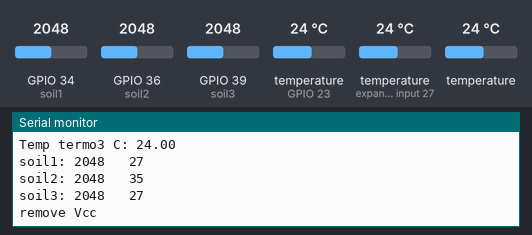
A sketch run on a simulated ESP32. Shown: the last lines printed to the serial monitor. The test bench sets the inputs (shaded band); at power-on: temperature (sensors on GPIO 23, expander input 27) 24 °C, temperature 24 °C, GPIO 34 (soil1) = 2048, GPIO 36 (soil2) = 2048, GPIO 39 (soil3) = 2048.

Above: at 9.2 s.
9.3 s: temperature (sensor on GPIO 23) set to 12 °C
At 11.0 s:
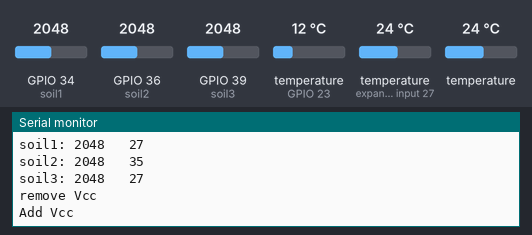
16.3 s: temperature (sensor on expander input 27) set to 12 °C
At 18.86 s:
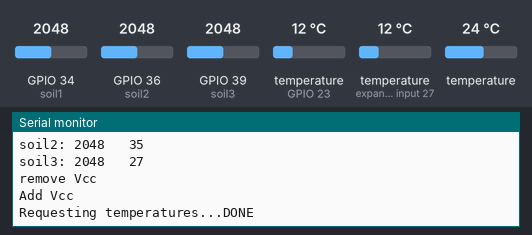
23.3 s: temperature (sensor 223) set to 12 °C
At 25.5 s:
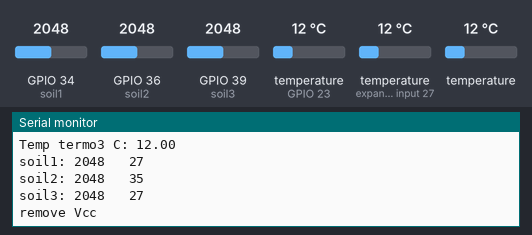
30.3 s: GPIO 34 (soil1) set to 2866
At 32.0 s:
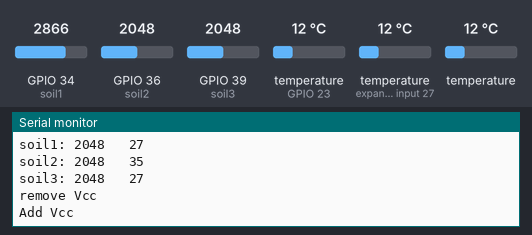
37.3 s: GPIO 36 (soil2) set to 2866
At 40.4 s:
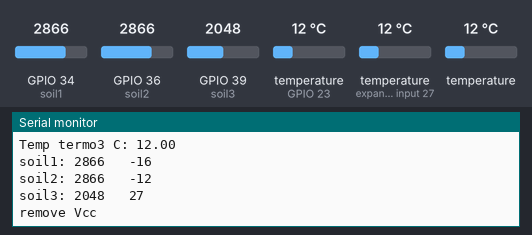
44.3 s: GPIO 39 (soil3) set to 2866
At 46.6 s:
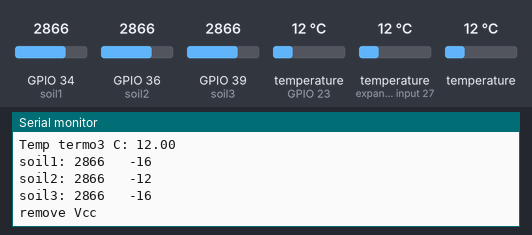
Timing chart, 0 to 48.1 s (numbered marks = the images above; inputs shaded):
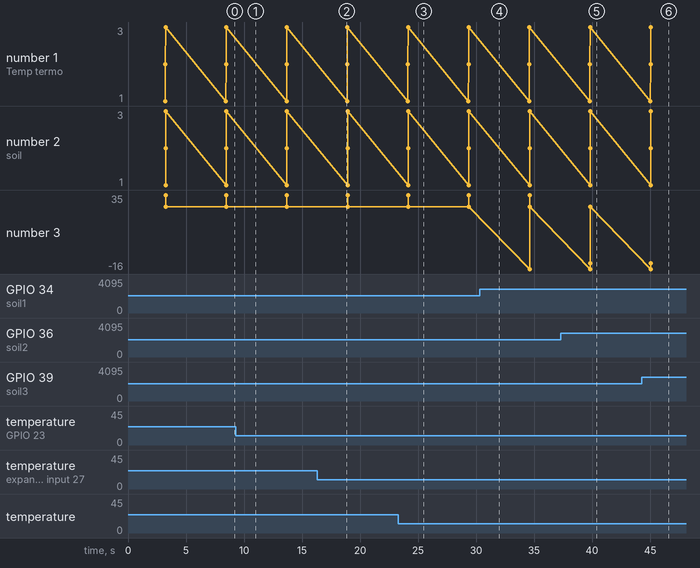

The sketch:

onewire_soil.ino
```cpp
// Include the libraries we need
#include <OneWire.h>
#include <DallasTemperature.h>
#include <Wire.h>


// Data wire is plugged into port 2 on the Arduino
#define ONE_WIRE_BUS 23

#define soil1 34
#define soil2 36
#define soil3 39

// Setup a oneWire instance to communicate with any OneWire devices (not just Maxim/Dallas temperature ICs)
OneWire oneWire(ONE_WIRE_BUS);

// Pass our oneWire reference to Dallas Temperature.
DallasTemperature sensors(&oneWire);

// arrays to hold device address
DeviceAddress termo1 = { 0x28, 0xAD, 0x1B, 0x46, 0xD4, 0x4D, 0x17, 0x66 };  // closest
DeviceAddress termo2 = { 0x28, 0x0E, 0xE5, 0x6A, 0x00, 0x00, 0x00, 0x8E };  // middle
DeviceAddress termo3 = { 0x28, 0xBE, 0x62, 0x6B, 0x00, 0x00, 0x00, 0x9C };  // farthest

/*
 * Setup function. Here we do the basics
 */
void setup(void) {
  Serial.begin(115200);


  Serial.println("Dallas Temperature IC Control Library Demo");

  // locate devices on the bus
  Serial.print("Locating devices...");
  sensors.begin();
  Serial.print("Found ");
  Serial.print(sensors.getDeviceCount(), DEC);
  Serial.println(" devices.");

  // show the addresses we found on the bus
  Serial.print("termo1 Address: ");
  printAddress(termo1);
  Serial.println();

  Serial.print("termo2 Address: ");
  printAddress(termo2);
  Serial.println();

  Serial.println("termo3 Address: ");
  printAddress(termo3);
  Serial.println();

  // set the resolution to 9 bit (Each Dallas/Maxim device is capable of several different resolutions)
  sensors.setResolution(termo1, 10);
  sensors.setResolution(termo2, 10);
  sensors.setResolution(termo3, 10);

  Serial.print("Device 0 Resolution: ");
  Serial.print(sensors.getResolution(termo1), DEC);
  Serial.println();
}

// function to print the temperature for a device
void printTemperature(DeviceAddress deviceAddress) {
  // method 1 - slower
  //Serial.print("Temp C: ");
  //Serial.print(sensors.getTempC(deviceAddress));
  //Serial.print(" Temp F: ");
  //Serial.print(sensors.getTempF(deviceAddress)); // Makes a second call to getTempC and then converts to Fahrenheit

  // method 2 - faster
  float tempC = sensors.getTempC(deviceAddress);
  if (tempC == DEVICE_DISCONNECTED_C) {
    Serial.println("Error: Could not read temperature data");
    return;
  }
  Serial.println(tempC,2);
}
/*
 * Main function. It will request the tempC from the sensors and display on Serial.
 */
void loop(void) {
  Serial.println("Add Vcc");
  delay(3000);


  // call sensors.requestTemperatures() to issue a global temperature
  // request to all devices on the bus
  Serial.print("Requesting temperatures...");
  sensors.requestTemperatures();  // Send the command to get temperatures
  Serial.println("DONE");

  // It responds almost immediately. Let's print out the data
  Serial.print("Temp termo1 C: ");
  printTemperature(termo1);  // Use a simple function to print out the data
  Serial.print("Temp termo2 C: ");
  printTemperature(termo2);  // Use a simple function to print out the data
  Serial.print("Temp termo3 C: ");
  printTemperature(termo3);  // Use a simple function to print out the data

  Serial.println();


  int s1 = analogRead(soil1);
  int s2 = analogRead(soil2);
  int s3 = analogRead(soil3);

  int m1 = map(s1, 2559, 728, 0, 100);
  int m2 = map(s2, 2653, 946, 0, 100);
  int m3 = map(s3, 2559, 728, 0, 100);

  Serial.print("soil1: ");
  Serial.print(s1);
  Serial.print("   ");
  Serial.println(m1);

  Serial.print("soil2: ");
  Serial.print(s2);
  Serial.print("   ");
  Serial.println(m2);

  Serial.print("soil3: ");
  Serial.print(s3);
  Serial.print("   ");
  Serial.println(m3);

  Serial.println("remove Vcc");
  delay(2000);
}

// function to print a device address
void printAddress(DeviceAddress deviceAddress) {
  for (uint8_t i = 0; i < 8; i++) {
    if (deviceAddress[i] < 16) Serial.print("0");
    Serial.print(deviceAddress[i], HEX);
  }
}
```

Measured:
- after the input at 23.3 s, the serial monitor: prints a new line after 0.85 s (image 3)
- after the input at 37.3 s, the serial monitor: prints a new line after 2.5 s (image 5)
- after the input at 44.3 s, the serial monitor: prints a new line after 0.77 s (image 6)
